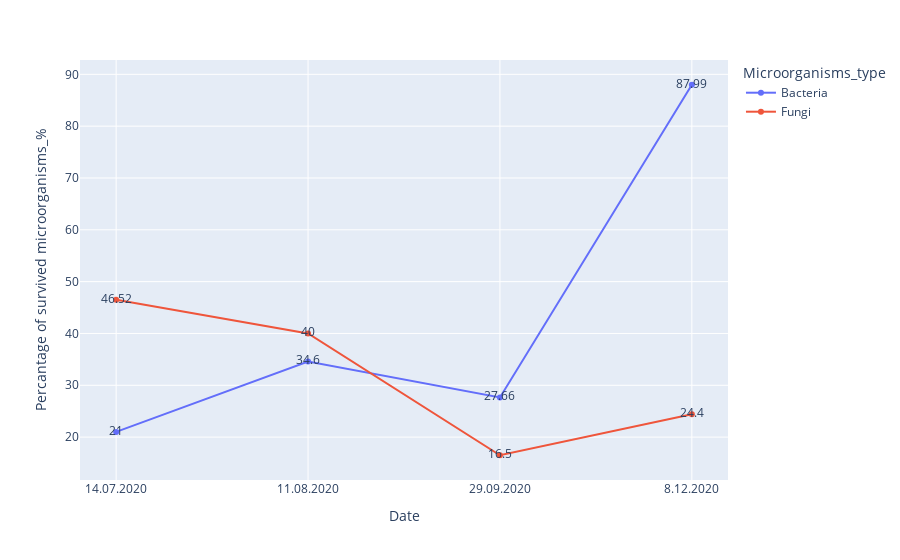

The notebook cell saved with this chart:
### Code cell
fig = px.line(df2, x = 'Date', y = "Percantage of survived microorganisms_%", color= 'Microorganisms_type', text= 'Percantage of survived microorganisms_%')
fig.show()

### Figure 1 — Plotly figure (JSON) as saved in the notebook; plotly's stock layout.template omitted (floating-point values rounded to 4 significant figures)
{"data": [{"hovertemplate": "Microorganisms_type=Bacteria<br>Date=%{x}<br>Percantage of survived microorganisms_%=%{text}<extra></extra>", "legendgroup": "Bacteria", "line": {"color": "#636efa", "dash": "solid"}, "marker": {"symbol": "circle"}, "mode": "lines+text+markers", "name": "Bacteria", "orientation": "v", "showlegend": true, "text": [21, 34.6, 27.66, 87.99], "type": "scatter", "x": ["14.07.2020", "11.08.2020", "29.09.2020", "8.12.2020"], "xaxis": "x", "y": [21, 34.6, 27.66, 87.99], "yaxis": "y"}, {"hovertemplate": "Microorganisms_type=Fungi<br>Date=%{x}<br>Percantage of survived microorganisms_%=%{text}<extra></extra>", "legendgroup": "Fungi", "line": {"color": "#EF553B", "dash": "solid"}, "marker": {"symbol": "circle"}, "mode": "lines+text+markers", "name": "Fungi", "orientation": "v", "showlegend": true, "text": [46.52, 40, 16.5, 24.4], "type": "scatter", "x": ["14.07.2020", "11.08.2020", "29.09.2020", "8.12.2020"], "xaxis": "x", "y": [46.52, 40, 16.5, 24.4], "yaxis": "y"}], "layout": {"legend": {"title": {"text": "Microorganisms_type"}, "tracegroupgap": 0}, "margin": {"t": 60}, "xaxis": {"anchor": "y", "domain": [0, 1], "title": {"text": "Date"}}, "yaxis": {"anchor": "x", "domain": [0, 1], "title": {"text": "Percantage of survived microorganisms_%"}}}}
